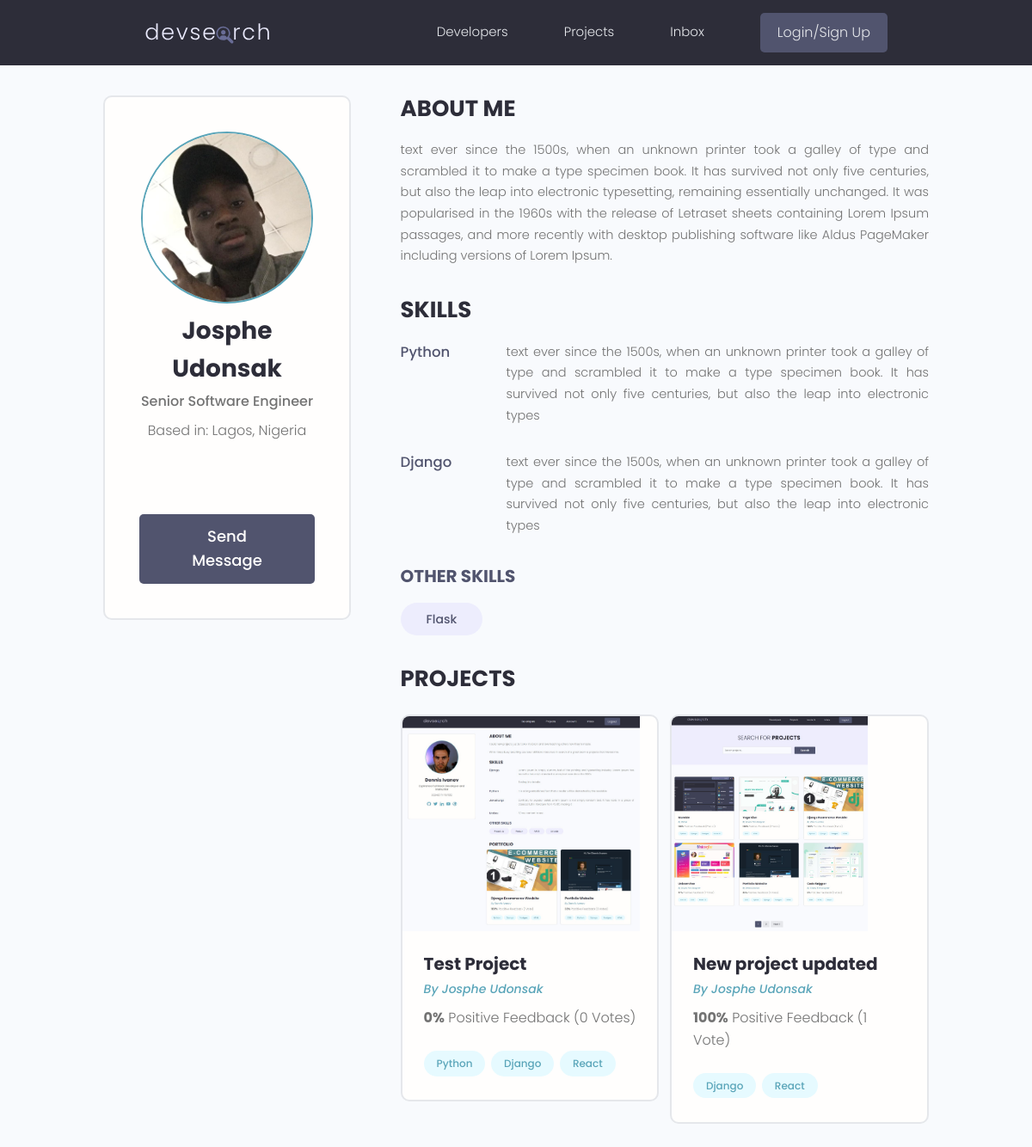
Before: /profile/eebe2af1-838b-4a65-b73c-27b9b10f8455 with the older database file.
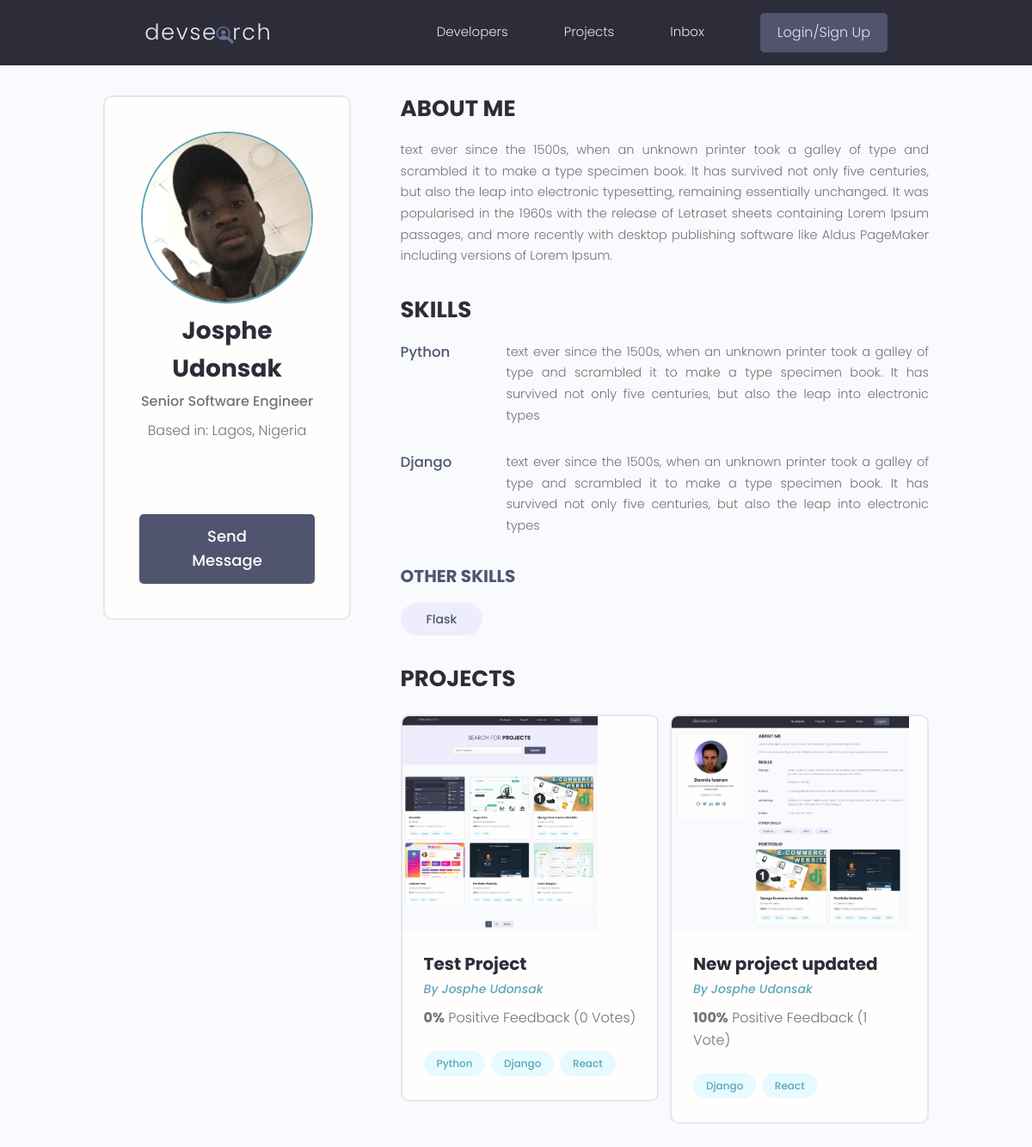
After: the same page with the newer database file.
### projects/models.py (models this page shows, shortened)
class Project(models.Model):
    owner = models.ForeignKey(Profile, on_delete=models.SET_NULL, null=True, blank=True)
    title = models.CharField(max_length=200)
    description = models.CharField(max_length=2000, null=True, blank=True)
    demo_link = models.CharField(max_length=2000, null=True, blank=True)
    source_link = models.CharField(max_length=2000, null=True, blank=True)
    featured_image = models.ImageField(null=True, blank=True, default='default.jpg')
    tags = models.ManyToManyField('Tag', blank=True)
    vote_total = models.IntegerField(default=0, null=True, blank=True)
    vote_ratio = models.IntegerField(default=0, null=True, blank=True)
    createdAt = models.DateTimeField(auto_now_add=True)
    id = models.UUIDField(default=uuid.uuid4, unique=True, primary_key=True, editable=False)

### account/models.py (models this page shows, shortened)
class Profile(models.Model):
    id = models.UUIDField(default=uuid.uuid4, unique=True,
                          primary_key=True, editable=False)
    user = models.OneToOneField(
        User, on_delete=models.CASCADE, null=True, blank=True)
    name = models.CharField(max_length=200, null=True, blank=True)
    username = models.CharField(max_length=200, null=True, blank=True)
    location = models.CharField(max_length=200, null=True, blank=True)
    email = models.EmailField(
        max_length=200, null=True, blank=True, unique=True)
    short_intro = models.CharField(max_length=200, null=True, blank=True)
    bio = models.TextField(null=True, blank=True)
    profile_image = models.ImageField(
        null=True, blank=True, upload_to='profile_images/', default='profile_images/user-default.png')
    github_profile = models.CharField(max_length=200, null=True, blank=True)
    social_twitter = models.CharField(max_length=200, null=True, blank=True)
    linkedIn_profile = models.CharField(max_length=200, null=True, blank=True)
    youtube_channel = models.CharField(max_length=200, null=True, blank=True)
    website_url = models.CharField(max_length=200, null=True, blank=True)
    createdAt = models.DateTimeField(auto_now_add=True)

### account/views.py (the view)
# urls.py: path('profile/<uuid:pk>', views.userProfile, name='user_profile'),
def userProfile(request, pk):
    profile = get_object_or_404(Profile, id=pk)
    Topskills = profile.skill_set.exclude(description__exact="")
    otherSkills = profile.skill_set.filter(description="")
    context = {'profile': profile, 'top_skills': Topskills,
               'other_skills': otherSkills}
    return render(request, 'account/user_profile.html', context)

### account/templates/account/user_profile.html (shortened to what this page needs)
{% extends 'main.html'%}
{% block content %}
  <main class="profile my-md">
    <div class="container">
      <div class="layout">
        <div class="column column--1of3">
          <div class="card text-center">
            <div class="card__body dev">
              <img class="avatar avatar--xl" src="{{ profile.profile_image.url }}" alt="{{ profile.name }}"/>
              <h2 class="dev__name">{{ profile.name }}</h2>
              <p class="dev__title">{{ profile.short_intro }}</p>
              <p class="dev__location">Based in: {{ profile.location }}</p>
              <ul class="dev__social">
              </ul>
              <a href="#" class="btn btn--sub btn--lg">Send Message </a>
            </div>
          </div>
        </div>
        <div class="column column--2of3">
          <div class="devInfo">
            <h3 class="devInfo__title">About Me</h3>
            <p class="devInfo__about">{{ profile.bio }}</p>
          </div>
          <div class="devInfo">
            {% if top_skills != None %}
              <h3 class="devInfo__title">Skills</h3>
            {% else %}
              <h5 class="devInfo__title">Skills Not Added</h5>
            {% endif %}
            <div class="devInfo__skills">
              {% for skill in top_skills %}
                <div class="devSkill">
                  <h4 class="devSkill__title">{{ skill.name }}</h4>
                  <p class="devSkill__info">{{ skill.description }}</p>
                </div>
              {% endfor %}
              <h3 class="devInfo__subtitle">Other Skills</h3>
              <div class="devInfo__otherSkills">
                {% for skill in other_skills %}
                  <span class="tag tag--pill tag--sub tag--lg">
                    <small>{{skill.name}}</small>
                  </span>
                {% endfor %}
              </div>
            </div>
          </div>
          <div class="devInfo">
            <h3 class="devInfo__title">Projects</h3>
            <div class="grid grid--two">
              {% for project in profile.project_set.all %}
                <div class="column">
                  <div class="card project">
                    <a href="{% url 'project' project.id %}" class="project">
                      <img class="project__thumbnail" src="{{ project.featured_image.url }}" alt="{{ project.title }}" />
                      <div class="card__body">
                        <h3 class="project__title">{{project.title}}</h3>
                        <p><a class="project__author" href="{% url 'user_profile' project.owner.id %}">By {{ project.owner.name }}</a></p>
                        <p class="project--rating">
                          <span style="font-weight: bold;">{{ project.vote_ratio}}%</span> Positive
                          Feedback ({{ project.vote_total }} Vote{{ project.vote_total|pluralize:"s" }})
                        </p>
                        <div class="project__tags">
                          {% for tag in project.tags.all %}
                            <span class="tag tag--pill tag--main">
                              <small>{{ tag.name }}</small>
                            </span>
                          {% endfor %}
                        </div>
                      </div>
                    </a>
                  </div>
                </div>
            {% endfor %}
            </div>
          </div>
        </div>
      </div>
    </div>
  </main>
{% endblock content %}

Changed rows visible on the page:
changed Project "Test Project": featured_image: a different picture
changed Project "New project updated": featured_image: a different picture
